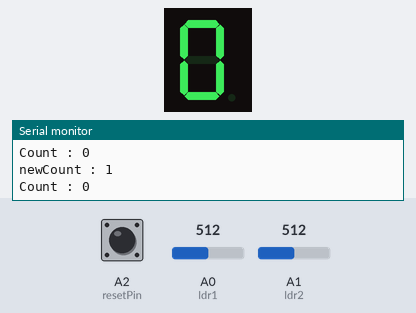
A sketch run on a simulated Arduino Uno, built with avr-gcc and run on an emulated ATmega328P. Shown: 1-digit seven-segment display, the last lines printed to the serial monitor. Wiring (inferred from the names in the program): 1-digit 7-segment display, segments lit when LOW: segments pin 13, pin 12, pin 8, pin 7, pin 5, pin 4, pin 3. The inputs (shaded band) are chosen by the test bench; at power-on: A0 (ldr1) = 512, A2 (resetPin) LOW, A1 (ldr2) = 512. The segment pins are drawn as the display they are named for.

Above: at 1.2 s.
1.3 s: A0 (ldr1) set to 102
3.0 s: A0 (ldr1) set to 90
At 4.3 s:
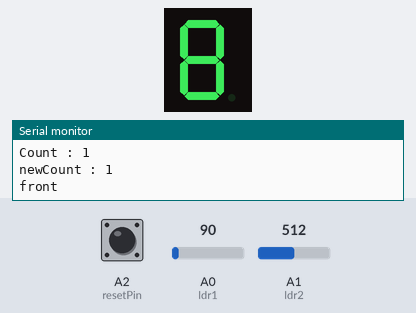
6.0 s: A2 (resetPin) pulled HIGH for 0.15 s
9.1 s: A1 (ldr2) set to 994
11.0 s: A1 (ldr2) set to 1009
14.0 s: A2 (resetPin) pulled HIGH for 0.15 s
Timing chart, 0 to 17.0 s (numbered marks = the images above; inputs shaded):
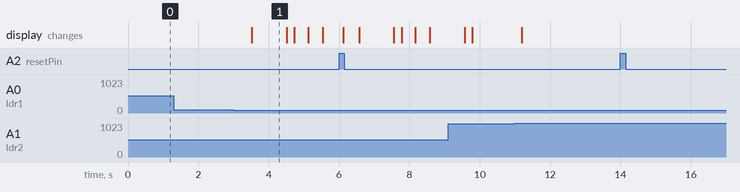

Measured:
- after the input at 3.0 s, the display: changes after 0.52 s (image 1)
- what the display in image 1 shows lasts 1.0 s, from 3.5 s to 4.5 s

The sketch:

FinalCode_PeopleCountinhg.ino
```cpp
// This code is without the using Sevseg.h library counts to number of people


 int sensA=0;

int sensB=0;

int thresehold1=95;
int thresehold2=1000;


int counT=0,newCount=0,backCount=0,frontCount=0;

int ldr1=A0;
int ldr2=A1;

int count=0;

int resetPin = A2;


boolean firstGate=false;
boolean secondGate=false;
int digit1 = 6; //PWM Display pin 1
int digit2 = 9; //PWM Display pin 2
int digit3 = 10; //PWM Display pin 6
int digit4 = 11; //PWM Display pin 8

int segA = 13; //Display pin 14
int segB = 12; //Display pin 16
int segC = 8; //Display pin 13
int segD = 7; //Display pin 3
int segE = 5; //Display pin 5
int segF = 4; //Display pin 11
int segG = 3; //Display pin 15


void setup() {
  pinMode(segA, OUTPUT);
  pinMode(segB, OUTPUT);
  pinMode(segC, OUTPUT);
  pinMode(segD, OUTPUT);
  pinMode(segE, OUTPUT);
  pinMode(segF, OUTPUT);
  pinMode(segG, OUTPUT);

  pinMode(digit1, OUTPUT);
  pinMode(digit2, OUTPUT);
  pinMode(digit3, OUTPUT);
  pinMode(digit4, OUTPUT);

  pinMode(resetPin, INPUT);
Serial.begin(9600);
}

void loop() {
  ldrReading();
countingPeople();
checkReset();
  displayNumber(count);

}


void displayNumber(int toDisplay) {
#define DISPLAY_BRIGHTNESS  400

#define DIGIT_ON  HIGH
#define DIGIT_OFF  LOW

  long beginTime = millis();

  for(int digit = 4 ; digit > 0 ; digit--) {

    //Turn on a digit for a short amount of time
    switch(digit) {
    case 1:
      digitalWrite(digit1, DIGIT_ON);
      break;
    case 2:
      digitalWrite(digit2, DIGIT_ON);
      break;
    case 3:
      digitalWrite(digit3, DIGIT_ON);
      break;
    case 4:
      digitalWrite(digit4, DIGIT_ON);
      break;
    }

    //Turn on the right segments for this digit
    lightNumber(toDisplay % 10);
    toDisplay /= 10;

    delayMicroseconds(DISPLAY_BRIGHTNESS);
   //    lightNumber(10);

    //Turn off all digits
    digitalWrite(digit1, DIGIT_OFF);
    digitalWrite(digit2, DIGIT_OFF);
    digitalWrite(digit3, DIGIT_OFF);
    digitalWrite(digit4, DIGIT_OFF);
  }

//  while( (millis() - beginTime) < 3) ;

}


void lightNumber(int numberToDisplay) {

#define SEGMENT_ON  LOW
#define SEGMENT_OFF HIGH

  switch (numberToDisplay){

  case 0:
    digitalWrite(segA, SEGMENT_ON);
    digitalWrite(segB, SEGMENT_ON);
    digitalWrite(segC, SEGMENT_ON);
    digitalWrite(segD, SEGMENT_ON);
    digitalWrite(segE, SEGMENT_ON);
    digitalWrite(segF, SEGMENT_ON);
    digitalWrite(segG, SEGMENT_OFF);
    break;

  case 1:
    digitalWrite(segA, SEGMENT_OFF);
    digitalWrite(segB, SEGMENT_ON);
    digitalWrite(segC, SEGMENT_ON);
    digitalWrite(segD, SEGMENT_OFF);
    digitalWrite(segE, SEGMENT_OFF);
    digitalWrite(segF, SEGMENT_OFF);
    digitalWrite(segG, SEGMENT_OFF);
    break;

  case 2:
    digitalWrite(segA, SEGMENT_ON);
    digitalWrite(segB, SEGMENT_ON);
    digitalWrite(segC, SEGMENT_OFF);
    digitalWrite(segD, SEGMENT_ON);
    digitalWrite(segE, SEGMENT_ON);
    digitalWrite(segF, SEGMENT_OFF);
    digitalWrite(segG, SEGMENT_ON);
    break;

  case 3:
    digitalWrite(segA, SEGMENT_ON);
    digitalWrite(segB, SEGMENT_ON);
    digitalWrite(segC, SEGMENT_ON);
    digitalWrite(segD, SEGMENT_ON);
    digitalWrite(segE, SEGMENT_OFF);
    digitalWrite(segF, SEGMENT_OFF);
    digitalWrite(segG, SEGMENT_ON);
    break;

  case 4:
    digitalWrite(segA, SEGMENT_OFF);
    digitalWrite(segB, SEGMENT_ON);
    digitalWrite(segC, SEGMENT_ON);
    digitalWrite(segD, SEGMENT_OFF);
    digitalWrite(segE, SEGMENT_OFF);
    digitalWrite(segF, SEGMENT_ON);
    digitalWrite(segG, SEGMENT_ON);
    break;

  case 5:
    digitalWrite(segA, SEGMENT_ON);
    digitalWrite(segB, SEGMENT_OFF);
    digitalWrite(segC, SEGMENT_ON);
    digitalWrite(segD, SEGMENT_ON);
    digitalWrite(segE, SEGMENT_OFF);
    digitalWrite(segF, SEGMENT_ON);
    digitalWrite(segG, SEGMENT_ON);
    break;

  case 6:
    digitalWrite(segA, SEGMENT_ON);
    digitalWrite(segB, SEGMENT_OFF);
    digitalWrite(segC, SEGMENT_ON);
    digitalWrite(segD, SEGMENT_ON);
    digitalWrite(segE, SEGMENT_ON);
    digitalWrite(segF, SEGMENT_ON);
    digitalWrite(segG, SEGMENT_ON);
    break;

  case 7:
    digitalWrite(segA, SEGMENT_ON);
    digitalWrite(segB, SEGMENT_ON);
    digitalWrite(segC, SEGMENT_ON);
    digitalWrite(segD, SEGMENT_OFF);
    digitalWrite(segE, SEGMENT_OFF);
    digitalWrite(segF, SEGMENT_OFF);
    digitalWrite(segG, SEGMENT_OFF);
    break;

  case 8:
    digitalWrite(segA, SEGMENT_ON);
    digitalWrite(segB, SEGMENT_ON);
    digitalWrite(segC, SEGMENT_ON);
    digitalWrite(segD, SEGMENT_ON);
    digitalWrite(segE, SEGMENT_ON);
    digitalWrite(segF, SEGMENT_ON);
    digitalWrite(segG, SEGMENT_ON);
    break;

  case 9:
    digitalWrite(segA, SEGMENT_ON);
    digitalWrite(segB, SEGMENT_ON);
    digitalWrite(segC, SEGMENT_ON);
    digitalWrite(segD, SEGMENT_ON);
    digitalWrite(segE, SEGMENT_OFF);
    digitalWrite(segF, SEGMENT_ON);
    digitalWrite(segG, SEGMENT_ON);
    break;

  case 10:
    digitalWrite(segA, SEGMENT_OFF);
    digitalWrite(segB, SEGMENT_OFF);
    digitalWrite(segC, SEGMENT_OFF);
    digitalWrite(segD, SEGMENT_OFF);
    digitalWrite(segE, SEGMENT_OFF);
    digitalWrite(segF, SEGMENT_OFF);
    digitalWrite(segG, SEGMENT_OFF);
    break;
  }
}


void show(){
  Serial.print("Total number of People in the room");
  Serial.print("  :  ");
  Serial.println(count);
}

void countingPeople(){

//  if(secondGate==false&&firstGate==true){
//  count++;
//  show();
//  delay(1);
//
//  }
//
//   if(firstGate==false&&secondGate==true){
//   count--;
//   if(count<0)count=0;
//   show();
//   delay(1);
//    }
 if(firstGate==true){
  counT=1;
  frontCount=1;
  if(backCount==1)frontCount=0;
 }
 if(secondGate==true){
  newCount=1;
   backCount=1;
   if(frontCount==1)backCount=0;
 }


 Serial.print("Count : ");
 Serial.println(counT);
 Serial.print("newCount : ");
 Serial.println(newCount);


 if(counT==1&&frontCount==1){
  if(newCount==1){
    Serial.println("front");
   count++;
  show();
  for(int f=0;f<=100;f++)
  displayNumber(count);
  //delay(1000);
   counT=0;
   frontCount=0;
    newCount=0;
   backCount=0;
   }
 }


 if(newCount==1&&backCount==1){
  if(counT==1){
 Serial.println("back");
    count--;
    if(count<0){count=0;}
  show();
   for(int f=0;f<=100;f++)
  displayNumber(count);
//  delay(1000);
   newCount=0;
   backCount=0;
    counT=0;
   frontCount=0;
  }
 }
}

void ldrReading(){
  sensA=analogRead(ldr1);

 sensB=analogRead(ldr2);

if(sensA<=thresehold1){
  firstGate=true;

}
else{
firstGate=false;
}

if(sensB<=thresehold2){
  secondGate=true;

}
else{
secondGate=false;
}
}

void checkReset(){
  if(digitalRead(resetPin)==HIGH){
    delay(200);
    count=0;
    show();
  }
}
```
